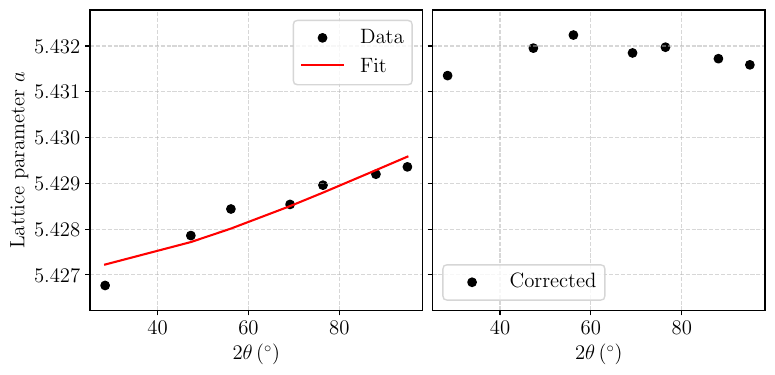

Recreate this plot in Python.
import numpy as np
import matplotlib.pyplot as plt
from scipy.optimize import curve_fit
plt.rcParams.update({
  'text.usetex' : True,
  'font.family' : 'serif',
  'font.serif' : ['Computer Modern Serif'],
  'font.size': 15,
})

two_thetas = [
  28.464,
  47.330,
  56.149,
  69.163,
  76.407,
  88.063,
  94.986,
]
lattice_parameters = [
  5.42677,
  5.42786,
  5.42844,
  5.42854,
  5.42896,
  5.42920,
  5.42936,
]

two_thetas = np.array(two_thetas)
lattice_parameters = np.array(lattice_parameters)

def lattice_parameter_model(two_theta, A, Delta_h):
  R = 285. # distance from sample to detector in mm
  theta = np.radians(two_theta) / 2.
  return A / (1. - Delta_h / R * np.cos(theta)**2)


fit_parameters, covariance_matrix = curve_fit(
  lattice_parameter_model,
  two_thetas,
  lattice_parameters,
  p0=[5.431, 0.]
)
fit_model = lattice_parameter_model(two_thetas, *fit_parameters)
fit_errors = np.sqrt(np.diag(covariance_matrix))

print('Fit parameters:')
print(f'\tA = {fit_parameters[0]:.5f} +- {fit_errors[0]:.5f}')
print(f'\tDelta_h = {fit_parameters[1]:.5f} +- {fit_errors[1]:.5f}')

fractional_correction = (fit_model - fit_parameters[0]) / fit_model
corrected_lattice_parameters = (1. - fractional_correction) * lattice_parameters

print()
print(f'Corrected lattice parameter = {np.average(corrected_lattice_parameters):.5f} +- {np.std(corrected_lattice_parameters):.5f}')


fig, (ax1, ax2) = plt.subplots(1, 2, squeeze=True)

ax1.scatter(two_thetas, lattice_parameters, label='Data', color='black')
ax1.plot(two_thetas, fit_model, label='Fit', color='red')

ax2.scatter(two_thetas, corrected_lattice_parameters, label='Corrected', color='black')

all_data = np.concatenate([lattice_parameters, fit_model, corrected_lattice_parameters])
for ax in (ax1, ax2):
  extra_space = 0.1 * (np.max(all_data) - np.min(all_data))
  ax.set_ylim(np.min(all_data) - extra_space, np.max(all_data) + extra_space)

  ax.legend()
  ax.set_xlabel(r'$2\theta\,(^\circ)$')
  ax.grid('on', linestyle='--', alpha=0.5)
ax1.set_ylabel(r'Lattice parameter $a$')
ax2.set_yticklabels([])

fig.set_size_inches(8,4)
plt.tight_layout()
plt.subplots_adjust(wspace=0.03)

fig.savefig('offset_correction.pdf', format='pdf', bbox_inches='tight')
plt.show()
